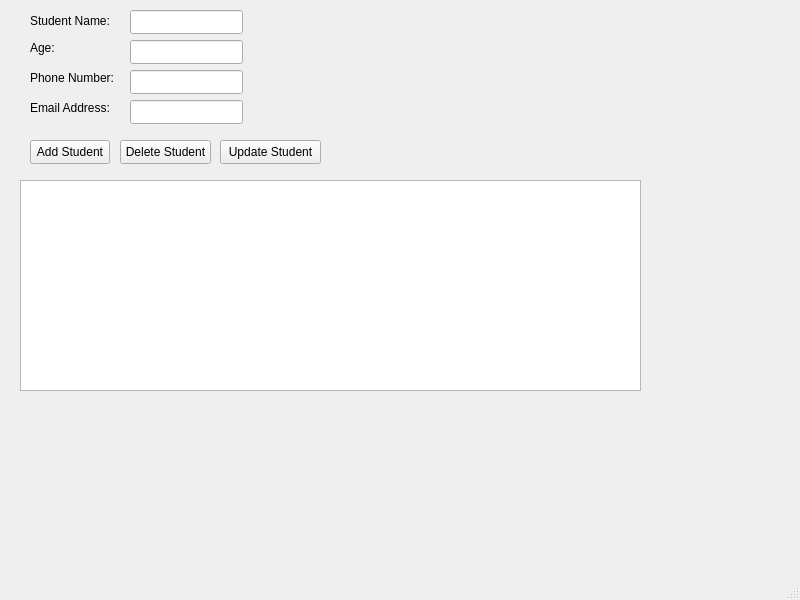
<?xml version="1.0" encoding="UTF-8"?>
<ui version="4.0">
 <class>DashboardWindow</class>
 <widget class="QMainWindow" name="DashboardWindow">
  <property name="geometry">
   <rect>
    <x>0</x>
    <y>0</y>
    <width>800</width>
    <height>600</height>
   </rect>
  </property>
  <property name="windowTitle">
   <string>DashboardWindow</string>
  </property>
  <widget class="QWidget" name="centralwidget">
   <widget class="QTableView" name="studentTableView">
    <property name="geometry">
     <rect>
      <x>20</x>
      <y>180</y>
      <width>621</width>
      <height>211</height>
     </rect>
    </property>
   </widget>
   <widget class="QLabel" name="label">
    <property name="geometry">
     <rect>
      <x>30</x>
      <y>10</y>
      <width>111</width>
      <height>21</height>
     </rect>
    </property>
    <property name="text">
     <string>Student Name:</string>
    </property>
   </widget>
   <widget class="QLabel" name="label_2">
    <property name="geometry">
     <rect>
      <x>30</x>
      <y>40</y>
      <width>81</width>
      <height>16</height>
     </rect>
    </property>
    <property name="text">
     <string>Age:</string>
    </property>
   </widget>
   <widget class="QLineEdit" name="txtName">
    <property name="geometry">
     <rect>
      <x>130</x>
      <y>10</y>
      <width>113</width>
      <height>24</height>
     </rect>
    </property>
   </widget>
   <widget class="QLineEdit" name="txtAge">
    <property name="geometry">
     <rect>
      <x>130</x>
      <y>40</y>
      <width>113</width>
      <height>24</height>
     </rect>
    </property>
   </widget>
   <widget class="QLabel" name="label_3">
    <property name="geometry">
     <rect>
      <x>30</x>
      <y>70</y>
      <width>91</width>
      <height>16</height>
     </rect>
    </property>
    <property name="text">
     <string>Phone Number:</string>
    </property>
   </widget>
   <widget class="QLineEdit" name="txtPhone">
    <property name="geometry">
     <rect>
      <x>130</x>
      <y>70</y>
      <width>113</width>
      <height>24</height>
     </rect>
    </property>
   </widget>
   <widget class="QLineEdit" name="txtEmail">
    <property name="geometry">
     <rect>
      <x>130</x>
      <y>100</y>
      <width>113</width>
      <height>24</height>
     </rect>
    </property>
   </widget>
   <widget class="QLabel" name="label_4">
    <property name="geometry">
     <rect>
      <x>30</x>
      <y>100</y>
      <width>91</width>
      <height>16</height>
     </rect>
    </property>
    <property name="text">
     <string>Email Address:</string>
    </property>
   </widget>
   <widget class="QPushButton" name="btn_add">
    <property name="geometry">
     <rect>
      <x>30</x>
      <y>140</y>
      <width>80</width>
      <height>24</height>
     </rect>
    </property>
    <property name="text">
     <string>Add Student</string>
    </property>
   </widget>
   <widget class="QPushButton" name="btn_update">
    <property name="geometry">
     <rect>
      <x>220</x>
      <y>140</y>
      <width>101</width>
      <height>24</height>
     </rect>
    </property>
    <property name="text">
     <string>Update Student</string>
    </property>
   </widget>
   <widget class="QPushButton" name="btn_delete">
    <property name="geometry">
     <rect>
      <x>120</x>
      <y>140</y>
      <width>91</width>
      <height>24</height>
     </rect>
    </property>
    <property name="text">
     <string>Delete Student</string>
    </property>
   </widget>
   <zorder>studentTableView</zorder>
   <zorder>label_3</zorder>
   <zorder>txtEmail</zorder>
   <zorder>txtAge</zorder>
   <zorder>label_2</zorder>
   <zorder>txtName</zorder>
   <zorder>label</zorder>
   <zorder>label_4</zorder>
   <zorder>txtPhone</zorder>
   <zorder>btn_add</zorder>
   <zorder>btn_update</zorder>
   <zorder>btn_delete</zorder>
  </widget>
  <widget class="QMenuBar" name="menubar">
   <property name="geometry">
    <rect>
     <x>0</x>
     <y>0</y>
     <width>800</width>
     <height>21</height>
    </rect>
   </property>
  </widget>
  <widget class="QStatusBar" name="statusbar"/>
 </widget>
 <resources/>
 <connections/>
</ui>
